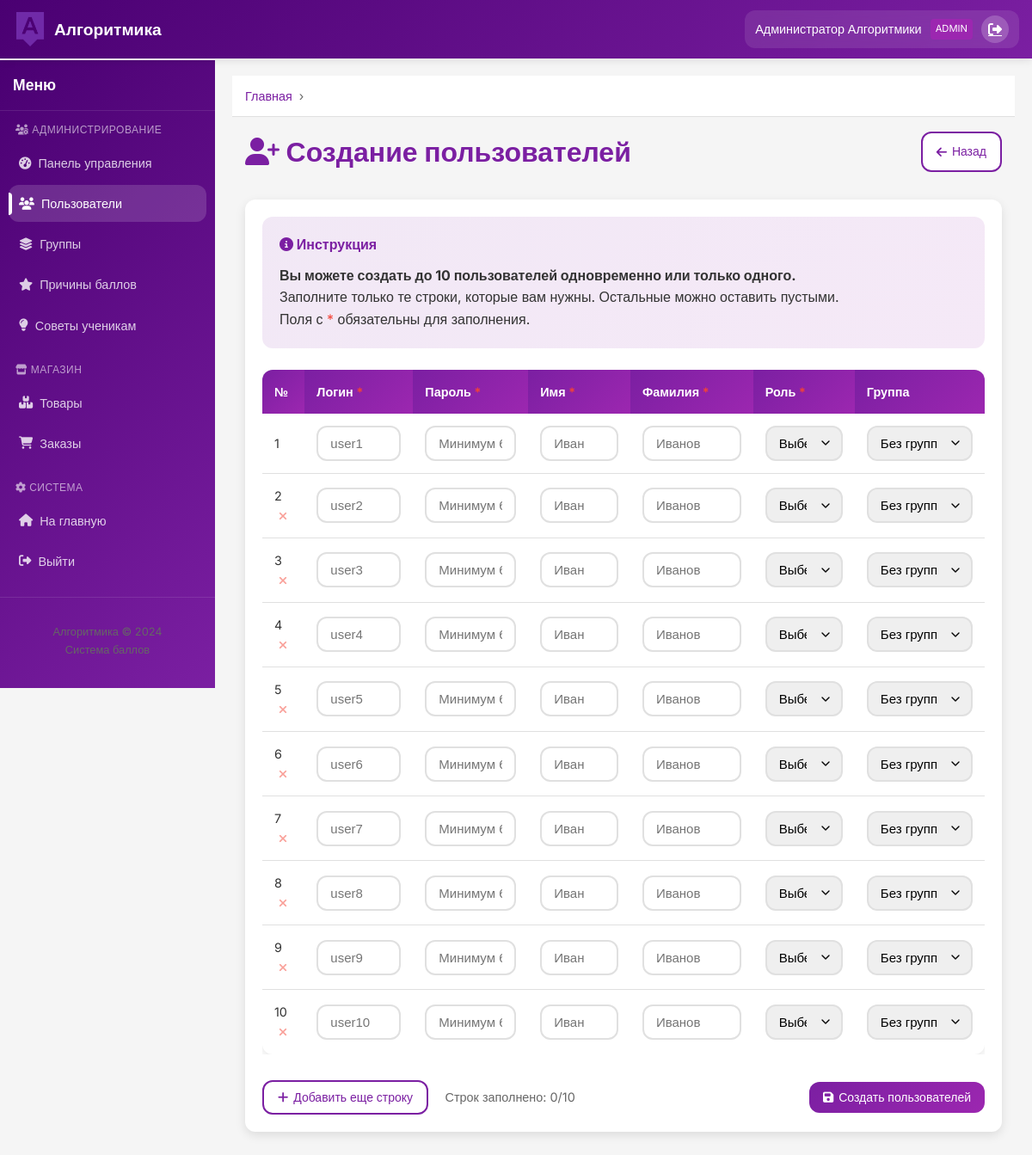
/admin/users/create (signed in), run on the app's committed database.
### app.py (models this page shows)
class User(UserMixin, db.Model):
    id = db.Column(db.Integer, primary_key=True)
    username = db.Column(db.String(80), unique=True, nullable=False)
    password = db.Column(db.String(200), nullable=False)
    visible_password = db.Column(db.String(80), nullable=True)
    first_name = db.Column(db.String(80), nullable=False)
    last_name = db.Column(db.String(80), nullable=False)
    role = db.Column(db.String(20), nullable=False)  # admin, teacher, student
    group_id = db.Column(db.Integer, db.ForeignKey('group.id'), nullable=True)
    points = db.Column(db.Integer, default=0)
    earned_points = db.Column(db.Integer, default=0)
    created_at = db.Column(db.DateTime, default=datetime.utcnow)
    group = db.relationship('Group', backref='students', foreign_keys=[group_id])
    points_history = db.relationship('PointsHistory', backref='user', lazy=True,
                                     foreign_keys='PointsHistory.user_id')
    orders = db.relationship('Order', backref='student', lazy=True,
                            foreign_keys='Order.student_id')

### app.py (the view, shortened to what this page needs)
@app.route('/admin/users/create', methods=['GET', 'POST'])
@login_required
def create_users():
    if current_user.role != 'admin':
        return redirect(url_for('index'))
    groups = Group.query.order_by(Group.name).all()
    return render_template('admin/create_users.html', groups=groups)

### app.py (called while the page is built)
@login_manager.user_loader
def load_user(user_id):
    return User.query.get(int(user_id))

@app.context_processor
def inject_now():
    return {'datetime': datetime}

### templates/admin/create_users.html (shortened to what this page needs)
{% extends "base.html" %}
{% block content %}
<div class="container">
    <div style="display: flex; justify-content: space-between; align-items: center; margin-bottom: 30px;">
        <h1 style="color: var(--primary-color);">
            <i class="fas fa-user-plus"></i> Создание пользователей
        </h1>
        <div>
            <a href="{{ url_for('admin_users') }}" class="btn btn-secondary">
                <i class="fas fa-arrow-left"></i> Назад
            </a>
        </div>
    </div>
    <div class="card fade-in">
        <div style="background: linear-gradient(135deg, rgba(123, 31, 162, 0.1), rgba(156, 39, 176, 0.1));
                    padding: 20px; border-radius: var(--radius); margin-bottom: 25px;">
            <h4 style="color: var(--primary-color); margin-bottom: 10px;">
                <i class="fas fa-info-circle"></i> Инструкция
            </h4>
            <p style="margin-bottom: 0;">
                <strong>Вы можете создать до 10 пользователей одновременно или только одного.</strong><br>
                Заполните только те строки, которые вам нужны. Остальные можно оставить пустыми.<br>
                Поля с <span style="color: var(--danger-color);">*</span> обязательны для заполнения.
            </p>
        </div>
        <form method="POST" action="{{ url_for('create_users') }}" id="createUsersForm">
            <div class="table-responsive">
                <table class="table">
                    <thead>
                        <tr>
                            <th>№</th>
                            <th>Логин <span style="color: var(--danger-color);">*</span></th>
                            <th>Пароль <span style="color: var(--danger-color);">*</span></th>
                            <th>Имя <span style="color: var(--danger-color);">*</span></th>
                            <th>Фамилия <span style="color: var(--danger-color);">*</span></th>
                            <th>Роль <span style="color: var(--danger-color);">*</span></th>
                            <th>Группа</th>
                        </tr>
                    </thead>
                    <tbody>
                        {% for i in range(1, 11) %}
                        <tr id="row-{{ i }}">
                            <td>
                                {{ i }}
                                <button type="button" class="btn-clear-row" data-row="{{ i }}"
                                        style="background: none; border: none; color: var(--danger-color);
                                               margin-left: 5px; cursor: pointer;"
                                        title="Очистить строку">
                                    <i class="fas fa-times"></i>
                                </button>
                            </td>
                            <td>
                                <input type="text" name="username_{{ i }}" class="form-control username-input"
                                       placeholder="user{{ i }}" data-row="{{ i }}">
                            </td>
                            <td>
                                <input type="password" name="password_{{ i }}" class="form-control"
                                       placeholder="Минимум 6 символов">
                            </td>
                            <td>
                                <input type="text" name="first_name_{{ i }}" class="form-control"
                                       placeholder="Иван">
                            </td>
                            <td>
                                <input type="text" name="last_name_{{ i }}" class="form-control"
                                       placeholder="Иванов">
                            </td>
                            <td>
                                <select name="role_{{ i }}" class="form-control role-select" data-row="{{ i }}">
                                    <option value="">Выберите роль</option>
                                </select>
                            </td>
                            <td>
                                <select name="group_id_{{ i }}" class="form-control group-select" data-row="{{ i }}">
                                    <option value="">Без группы</option>
                                </select>
                            </td>
                        </tr>
                        {% endfor %}
                    </tbody>
                </table>
            </div>
            <div style="display: flex; justify-content: space-between; align-items: center; margin-top: 30px;">
                <div>
                    <button type="button" id="addOneMore" class="btn btn-secondary">
                        <i class="fas fa-plus"></i> Добавить еще строку
                    </button>
                    <span style="margin-left: 15px; color: var(--text-light); font-size: 0.9rem;">
                        Строк заполнено: <span id="filledRows">0</span>/10
                    </span>
                </div>
                <div>
                    <button type="submit" class="btn btn-primary">
                        <i class="fas fa-save"></i> Создать пользователей
                    </button>
                </div>
            </div>
        </form>
    </div>
</div>
{% endblock %}

### templates/base.html (shortened to what this page needs)
<!DOCTYPE html>
<html lang="ru">
<head>
    <link rel="stylesheet" href="{{ url_for('static', filename='css/style.css') }}">
    <link rel="stylesheet" href="https://cdnjs.cloudflare.com/ajax/libs/font-awesome/6.4.0/css/all.min.css">
</head>
<body>
    <nav class="navbar">
        <div class="container">
            <a href="/" class="logo">
                <img src="{{ url_for('static', filename='images/logo.png') }}" alt="Алгоритмика" style="height: 40px;">
                <span>Алгоритмика</span>
            </a>
            {% if current_user.is_authenticated %}
            <div class="user-menu">
                <span class="user-name">{{ current_user.first_name }} {{ current_user.last_name }}</span>
                <span class="user-role">{{ current_user.role|capitalize }}</span>
                <a href="{{ url_for('logout') }}" class="btn-logout" title="Выйти">
                    <i class="fas fa-sign-out-alt"></i>
                </a>
            </div>
            {% endif %}
        </div>
    </nav>
    <div class="main-wrapper">
        {% if current_user.is_authenticated %}
        <aside class="sidebar">
            <div class="sidebar-content">
                <div class="sidebar-header">
                    <h3>Меню</h3>
                </div>
                <nav class="sidebar-nav">
                    {% if current_user.role == 'admin' %}
                    <div class="nav-section">
                        <h4 class="nav-section-title">
                            <i class="fas fa-users-cog"></i> Администрирование
                        </h4>
                        <ul>
                            <li>
                                <a href="{{ url_for('admin_dashboard') }}"
                                   class="{% if request.endpoint == 'admin_dashboard' %}active{% endif %}">
                                    <i class="fas fa-tachometer-alt"></i> Панель управления
                                </a>
                            </li>
                            <li>
                                <a href="{{ url_for('admin_users') }}"
                                   class="{% if request.endpoint in ['admin_users', 'create_users', 'user_detail'] %}active{% endif %}">
                                    <i class="fas fa-users"></i> Пользователи
                                </a>
                            </li>
                            <li>
                                <a href="{{ url_for('admin_groups') }}"
                                   class="{% if request.endpoint in ['admin_groups', 'create_group', 'group_detail'] %}active{% endif %}">
                                    <i class="fas fa-layer-group"></i> Группы
                                </a>
                            </li>
                            <li>
                                <a href="{{ url_for('admin_reward_reasons') }}"
                                   class="{% if request.endpoint in ['admin_reward_reasons', 'create_reward_reason', 'edit_reward_reason'] %}active{% endif %}">
                                    <i class="fas fa-star"></i> Причины баллов
                                </a>
                            </li>
                            <li>
                                <a href="{{ url_for('admin_tips') }}"
                                   class="{% if request.endpoint == 'admin_tips' %}active{% endif %}">
                                    <i class="fas fa-lightbulb"></i> Советы ученикам
                                </a>
                            </li>
                        </ul>
                    </div>
                    <div class="nav-section">
                        <h4 class="nav-section-title">
                            <i class="fas fa-store"></i> Магазин
                        </h4>
                        <ul>
                            <li>
                                <a href="{{ url_for('admin_shop') }}"
                                   class="{% if request.endpoint in ['admin_shop', 'product_detail'] %}active{% endif %}">
                                    <i class="fas fa-boxes"></i> Товары
                                </a>
                            </li>
                            <li>
                                <a href="{{ url_for('admin_orders') }}"
                                   class="{% if request.endpoint in ['admin_orders', 'order_detail'] %}active{% endif %}">
                                    <i class="fas fa-shopping-cart"></i> Заказы
                                </a>
                            </li>
                        </ul>
                    </div>
                    {% endif %}
                    <div class="nav-section">
                        <h4 class="nav-section-title">
                            <i class="fas fa-cog"></i> Система
                        </h4>
                        <ul>
                            <li>
                                <a href="{{ url_for('index') }}">
                                    <i class="fas fa-home"></i> На главную
                                </a>
                            </li>
                            <li>
                                <a href="{{ url_for('logout') }}">
                                    <i class="fas fa-sign-out-alt"></i> Выйти
                                </a>
                            </li>
                        </ul>
                    </div>
                </nav>
                <div class="sidebar-footer">
                    <div style="text-align: center; padding: 15px; color: var(--text-light); font-size: 0.8rem;">
                        <p>Алгоритмика © 2024</p>
                        <p>Система баллов</p>
                    </div>
                </div>
            </div>
        </aside>
        {% endif %}
        <main class="main-content {% if not current_user.is_authenticated %}full-width{% endif %}">
            {% if current_user.is_authenticated %}
            <div class="breadcrumbs">
                <div class="container">
                    <a href="{{ url_for('index') }}">Главная</a>
                </div>
            </div>
            {% endif %}
            {% block content %}{% endblock %}
        </main>
    </div>
</body>
</html>

### templates/admin/create_users.html (style rules this page uses)
.btn-clear-row { opacity: 0.5; transition: opacity 0.3s; }

### data on the page
User: first_name "Администратор", last_name "Алгоритмики", role "ADMIN"

### other printed values
{{ i }} "1" "2" "3" "4" "5" "6" "7" "8" "9" "10"
